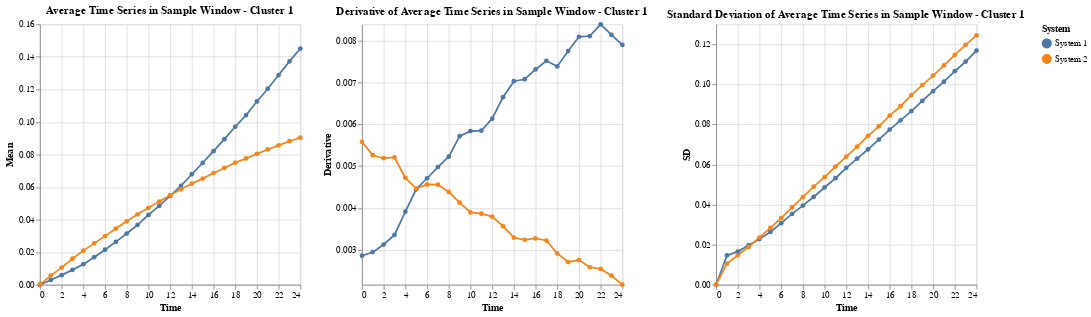
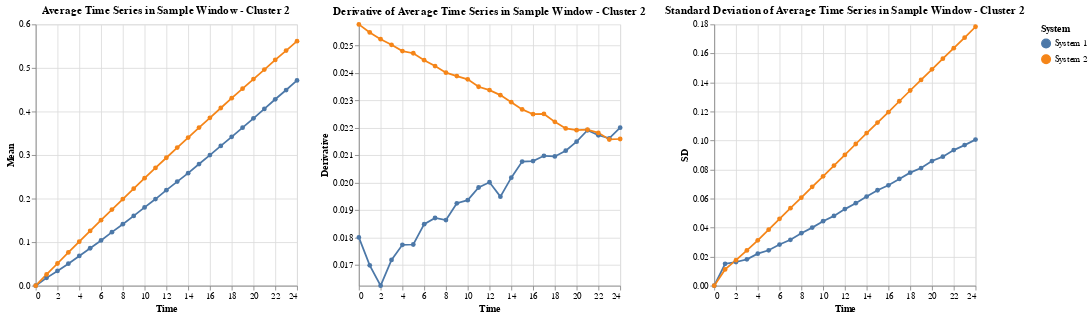
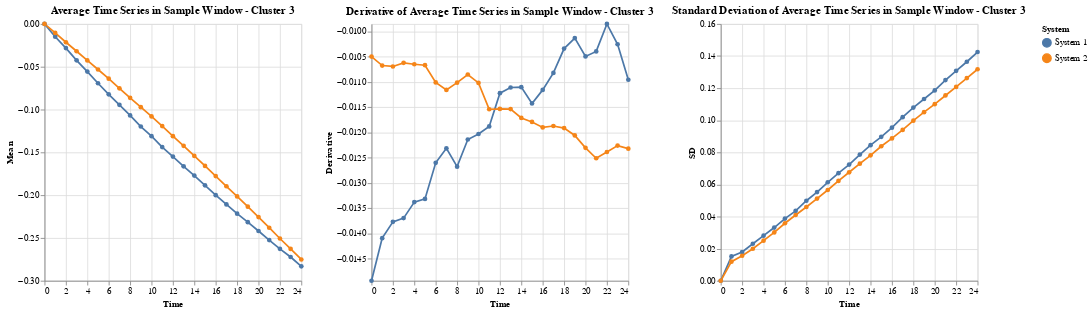

The notebook cell these images were saved under, in order:
### Code cell
# Plot the average time series
for cluster_label in np.unique(y_pred):
    metricsByCluster(cluster_label, A_sample_window_zero, y_pred, 'Sample')
